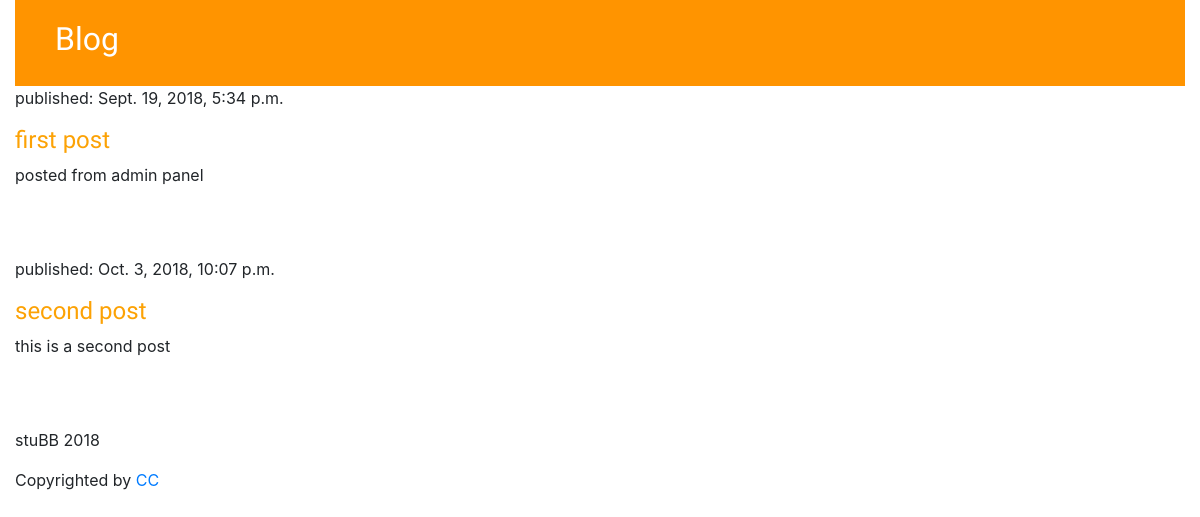
The app's page /, older data.
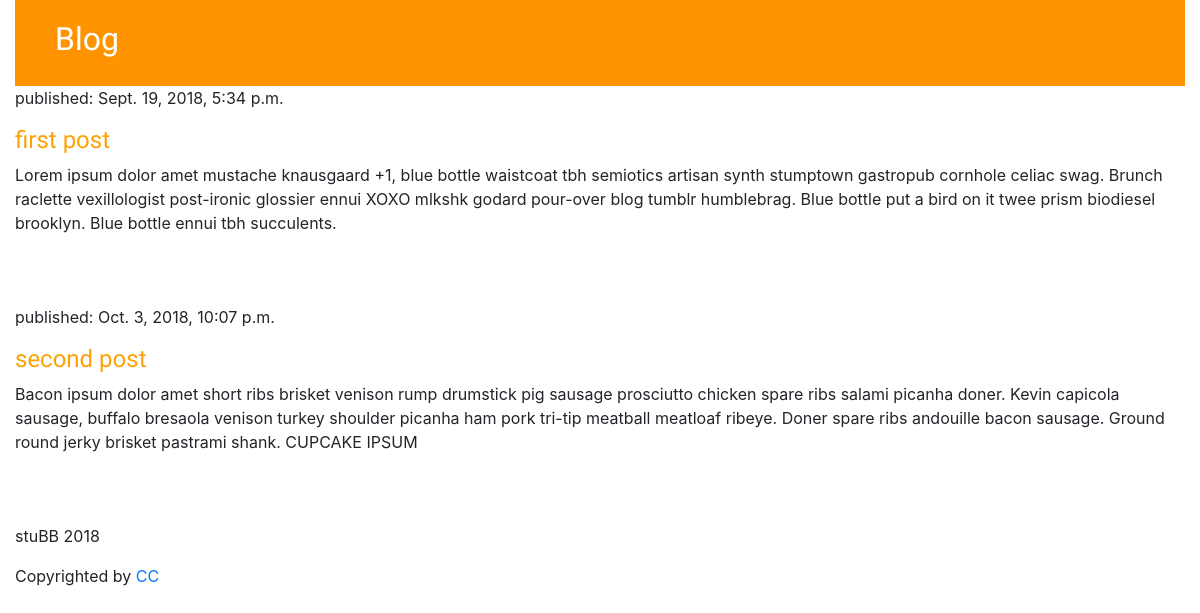
The same page, newer data.
### sample_blog/models.py (models this page shows, shortened)
class Post(models.Model):
    author = models.ForeignKey('auth.User', on_delete=models.CASCADE)
    title = models.CharField(max_length=200)
    text = models.TextField()
    created_date = models.DateTimeField(default=timezone.now)
    published_date = models.DateTimeField(blank=True, null=True)

### sample_blog/views.py (the view)
# urls.py: path('', views.post_list, name='post_list'),
def post_list(request):
    posts = Post.objects.filter(published_date__lte=timezone.now()).order_by('published_date')
    return render(request, 'sample_blog/post_list.html', {'posts': posts})

### sample_blog/templates/sample_blog/post_list.html (shortened to what this page needs)
{% extends "sample_blog/base.html" %}
{% block content %}
<section>
    {% for post in posts %}
    <article class="post">
        <p>published: {{ post.published_date }}</p>
        <h4><a href="{% url 'post_detail' pk=post.pk %}">{{ post.title }}</a></h4>
        <p>{{ post.text }}</p>
    </article>
    {% endfor %}
</section>
{% endblock %}

### sample_blog/templates/sample_blog/base.html (shortened to what this page needs)
<!DOCTYPE html>
<html lang="en">
  <head>
    {% load static %}
    {% block head %}
    <link rel="stylesheet" href="https://stackpath.bootstrapcdn.com/bootstrap/4.1.3/css/bootstrap.min.css">
    <link rel="stylesheet" href="{% static 'styles/sample_blog.css' %}" />
    {% endblock %}
  </head>
  <body>
  <div class="container-fluid">
    <div class="page-header">
    <h1>Blog</h1>
  </div>
    {% block content %}{% endblock %}
  <footer class="basic-footer">
      <p> stuBB 2018</p>
      <p>Copyrighted by <a href="https://creativecommons.org/licenses/by/3.0/">CC</a></p>
  </footer>
  </div>
  </body>
</html>

### sample_blog/static/styles/sample_blog.css (style rules this page uses)
body { width: 100%; }
h1 { font-size: 200%; color: #fff; font-family: 'Lobster'; }
h4 a { color: #fca205; font-family: 'Lobster' }
.page-header { background-color: #ff9400; margin-top: 0; padding: 20px 20px 20px 40px; }
.post { margin-bottom: 70px; }

Row changes from the older to the newer data that the page shows:
changed Post "first post": text "posted from admin panel" → "Lorem ipsum dolor amet mustache knausgaard +1, blue bottle waistcoat tbh semiotics artisan synth stumptown gastropub cornhole celiac swag. Brunch raclette vexillologist post-ironic glossier ennui XOXO mlkshk godard pour-over blog tumblr humblebrag. Blue bottle put a bird on it twee prism biodiesel brooklyn. Blue bottle ennui tbh succulents."
changed Post "second post": text "this is a second post" → "Bacon ipsum dolor amet short ribs brisket venison rump drumstick pig sausage prosciutto chicken spare ribs salami picanha doner. Kevin capicola sausage, buffalo bresaola venison turkey shoulder picanha ham pork tri-tip meatball meatloaf ribeye. Doner spare ribs andouille bacon sausage. Ground round jerky brisket pastrami shank. CUPCAKE IPSUM"
